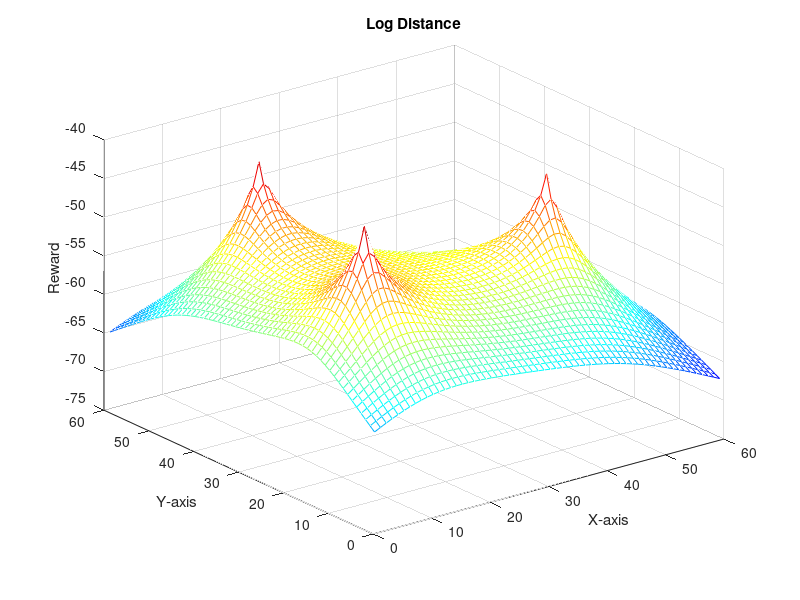

Source code (MATLAB):
[map1,map2] = meshgrid(1:60);
targets = [15,45;10,15;45,20];
res = zeros(60);
for i = 1:3
    tmp = (map1 - targets(i,1)).^2 + (map2 - targets(i,2)).^2;
    dist = tmp .^ 0.5;
    res = res - 5*log2(1+0.5*dist);
end

mesh(res)
colormap(jet)
xlabel('X-axis')
ylabel('Y-axis')
zlabel('Reward')
title('Log Distance')
grid on